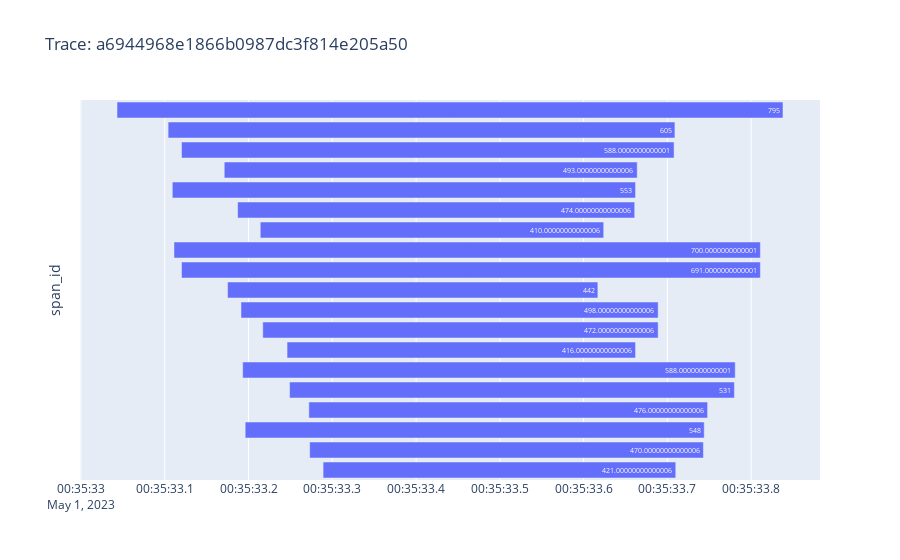

Notebook source saved alongside this figure:
### Markdown cell above
To plot the cascade diagram, we will use the `draw_trace` function defined above. The following code block plots the cascade diagram:

### Code cell
draw_trace(TRACE)

### Figure 1 — Plotly figure (JSON) as saved in the notebook; plotly's stock layout.template omitted (floating-point values rounded to 4 significant figures)
{"data": [{"alignmentgroup": "True", "base": ["2023-05-01T00:35:33.043000+00:00", "2023-05-01T00:35:33.104000+00:00", "2023-05-01T00:35:33.120000+00:00", "2023-05-01T00:35:33.171000+00:00", "2023-05-01T00:35:33.109000+00:00", "2023-05-01T00:35:33.187000+00:00", "2023-05-01T00:35:33.214000+00:00", "2023-05-01T00:35:33.111000+00:00", "2023-05-01T00:35:33.120000+00:00", "2023-05-01T00:35:33.175000+00:00", "2023-05-01T00:35:33.191000+00:00", "2023-05-01T00:35:33.217000+00:00", "2023-05-01T00:35:33.246000+00:00", "2023-05-01T00:35:33.193000+00:00", "2023-05-01T00:35:33.249000+00:00", "2023-05-01T00:35:33.272000+00:00", "2023-05-01T00:35:33.196000+00:00", "2023-05-01T00:35:33.273000+00:00", "2023-05-01T00:35:33.289000+00:00"], "customdata": [[795, "localhost:8080(::ffff:172.19.0.4:80.0)", "external/uninstrumented(::ffff:172.19.0.1:58648)", "200 OK"], [605, "microservice-one(172.19.0.4)", "microservice-two:80(172.19.0.2:80)", "200 OK"], [588.0, "microservice-two(::ffff:172.19.0.2:80.0)", "microservice-one(::ffff:172.19.0.4:47200)", "200 OK"], [493.0, "microservice-two(172.19.0.2)", "api.github.com:443(140.82.121.5:443)", "200 OK"], [553, "microservice-one(172.19.0.4)", "microservice-two:80(172.19.0.2:80)", "200 OK"], [474.0, "microservice-two(::ffff:172.19.0.2:80.0)", "microservice-one(::ffff:172.19.0.4:47202)", "200 OK"], [410.0, "microservice-two(172.19.0.2)", "api.github.com:443(140.82.121.5:443)", "200 OK"], [700.0, "microservice-one(172.19.0.4)", "microservice-three:80(172.19.0.3:80)", "200 OK"], [691.0, "microservice-three(::ffff:172.19.0.3:80.0)", "microservice-one(::ffff:172.19.0.4:55142)", "200 OK"], [442, "microservice-three(172.19.0.3)", "api.github.com:443(140.82.121.5:443)", "200 OK"], [498.0, "microservice-three(172.19.0.3)", "microservice-two:80(172.19.0.2:80)", "200 OK"], [472.0, "microservice-two(::ffff:172.19.0.2:80.0)", "microservice-three(::ffff:172.19.0.3:39578)", "200 OK"], [416.0, "microservice-two(172.19.0.2)", "api.github.com:443(140.82.121.5:443)", "200 OK"], [588.0, "microservice-three(172.19.0.3)", "microservice-two:80(172.19.0.2:80)", "200 OK"], [531, "microservice-two(::ffff:172.19.0.2:80.0)", "microservice-three(::ffff:172.19.0.3:39580)", "200 OK"], [476.0, "microservice-two(172.19.0.2)", "api.github.com:443(140.82.121.5:443)", "200 OK"], [548, "microservice-three(172.19.0.3)", "microservice-two:80(172.19.0.2:80)", "200 OK"], [470.0, "microservice-two(::ffff:172.19.0.2:80.0)", "microservice-three(::ffff:172.19.0.3:39582)", "200 OK"], [421.0, "microservice-two(172.19.0.2)", "api.github.com:443(140.82.121.5:443)", "200 OK"]], "hovertemplate": "<b>%{hovertext}</b><br><br>start_time=%{base}<br>end_time=%{x}<br>source=%{customdata[1]}<br>target=%{customdata[2]}<br>response=%{customdata[3]}<extra></extra>", "hovertext": ["POST http://localhost:8080/api/v1/request", "POST http://microservice-two/api/v1/request", "POST http://microservice-two/api/v1/request", "GET https://api.github.com/users/alesancor1", "POST http://microservice-two/api/v1/request", "POST http://microservice-two/api/v1/request", "GET https://api.github.com/users/alesancor1", "POST http://microservice-three/api/v1/request", "POST http://microservice-three/api/v1/request", "GET https://api.github.com/orgs/oas-tools", "POST http://microservice-two/api/v1/request", "POST http://microservice-two/api/v1/request", "GET https://api.github.com/users/alesancor1", "POST http://microservice-two/api/v1/request", "POST http://microservice-two/api/v1/request", "GET https://api.github.com/users/alesancor1", "POST http://microservice-two/api/v1/request", "POST http://microservice-two/api/v1/request", "GET https://api.github.com/users/alesancor1"], "legendgroup": "", "marker": {"color": "#636efa", "pattern": {"shape": ""}}, "name": "", "offsetgroup": "", "orientation": "h", "showlegend": false, "text": [795, 605, 588.0, 493.0, 553, 474.0, 410.0, 700.0, 691.0, 442, 498.0, 472.0, 416.0, 588.0, 531, 476.0, 548, 470.0, 421.0], "textposition": "auto", "type": "bar", "x": [795, 605, 588, 493, 553, 474, 410, 700, 691, 442, 498, 472, 416, 588, 531, 476, 548, 470, 421], "xaxis": "x", "y": ["d16bd7f1c38335a8", "ac4686cb267de788", "ac2c9c979e9418e9", "7417148d9e6034e9", "cef48089e2663015", "2151499627dae131", "0f6b52138591295a", "34bd5c30cdab2436", "f3ce3ce0cc5d50f7", "8ca6e56627ab94ce", "c70448d8be8654bc", "4745a99b03312383", "f328516e952d0cca", "308bdc922fc97943", "236a908a75a2f787", "ed21417768e34de0", "eead91e3037ffd84", "d8a886ba9fa8ae5f", "bc7a7bf693c01d60"], "yaxis": "y"}], "layout": {"barmode": "overlay", "legend": {"tracegroupgap": 0}, "title": {"text": "Trace: a6944968e1866b0987dc3f814e205a50"}, "xaxis": {"anchor": "y", "domain": [0, 1], "type": "date"}, "yaxis": {"anchor": "x", "autorange": "reversed", "domain": [0, 1], "showticklabels": false, "title": {"text": "span_id"}}}}
